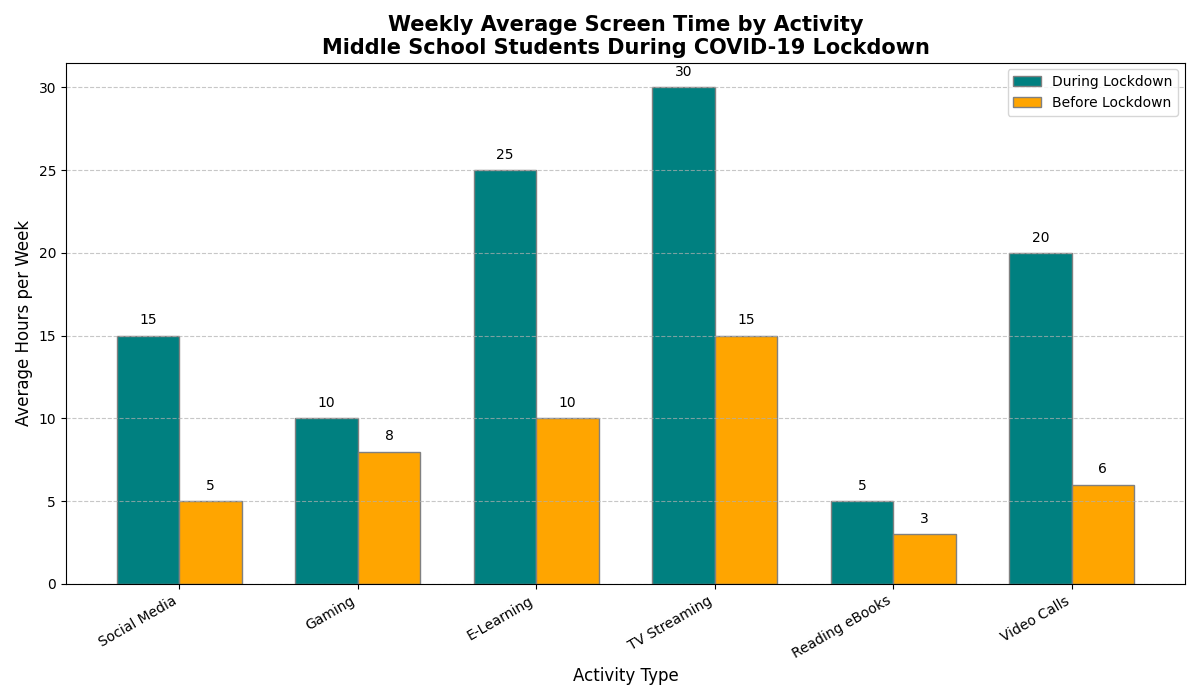

Source code (Python):
import matplotlib.pyplot as plt
import numpy as np

# Backstory:
# The chart compares the weekly average screen time spent on different types of activities 
# by middle school students during the COVID-19 lockdown.

# Define activities and corresponding average weekly hours
activities = ['Social Media', 'Gaming', 'E-Learning', 'TV Streaming', 'Reading eBooks', 'Video Calls']
average_hours_lockdown = np.array([15, 10, 25, 30, 5, 20])
average_hours_prelockdown = np.array([5, 8, 10, 15, 3, 6])

# Create the plot
fig, ax = plt.subplots(figsize=(12, 7))

# Define the bar width and positions
bar_width = 0.35
index = np.arange(len(activities))

# Bar plot: average weekly hours spent on activities
bar1 = ax.bar(index, average_hours_lockdown, bar_width, label='During Lockdown', color='teal', edgecolor='gray')
bar2 = ax.bar(index + bar_width, average_hours_prelockdown, bar_width, label='Before Lockdown', color='orange', edgecolor='gray')

# Titles and labels
ax.set_title('Weekly Average Screen Time by Activity\nMiddle School Students During COVID-19 Lockdown', fontsize=15, fontweight='bold')
ax.set_xlabel('Activity Type', fontsize=12)
ax.set_ylabel('Average Hours per Week', fontsize=12)
ax.set_xticks(index + bar_width / 2)
ax.set_xticklabels(activities, fontsize=10, rotation=30, ha='right')
ax.legend(fontsize=10)

# Add data labels to bars
for bar_group in [bar1, bar2]:
    for bar in bar_group:
        height = bar.get_height()
        ax.text(bar.get_x() + bar.get_width() / 2, height + 0.5, f'{height}', ha='center', va='bottom', fontsize=10)

# Enhancements
ax.grid(axis='y', linestyle='--', alpha=0.7)

# Adjust layout
plt.tight_layout()

# Show the plot
plt.show()
